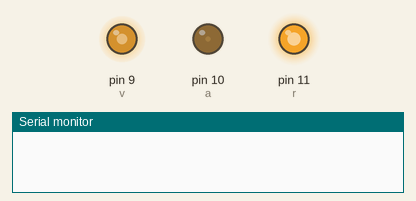
Simulated run of this sketch. Board: Arduino Uno, built with avr-gcc and run on an emulated ATmega328P. Shown: output pins drawn as LEDs (lit = HIGH), the last lines printed to the serial monitor. Random numbers use the default seed unless the sketch sets one.

Above: at 0.1 s.
At 5.11 s:
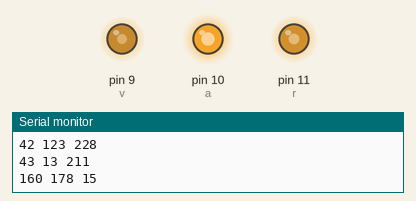
At 10.13 s:
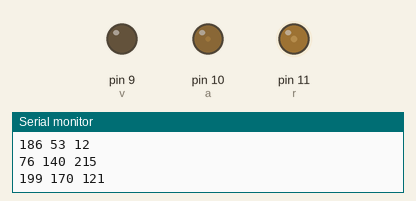
At 19.97 s:
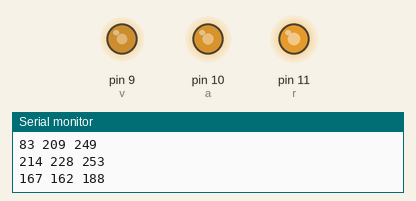
At 29.81 s:
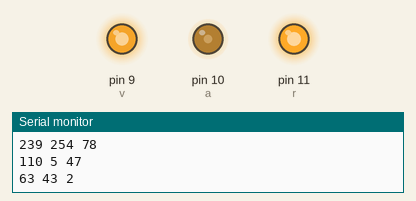
At 39.85 s:
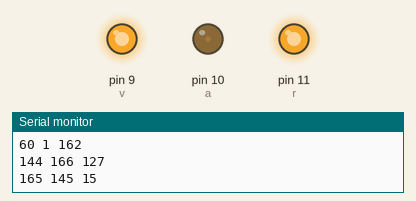
Timing chart, 0 to 40.0 s (numbered marks = the images above):
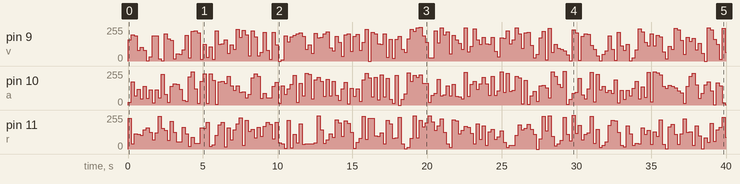

The sketch:

code.ino
```cpp
int r=11;
int a=10;
int v=9;

int i;

int x=0;
int y=0;
int z=0;

void setup()
{
  for(i=9;i<12;i=i+1){
    pinMode(i, OUTPUT);}
  Serial.begin(9600);
}

void loop()
{
  x=random(255);
  y=random(255);
  z=random(255);

  color(x,y,z);
  color_print(x,y,z);
}

void color(int R,int A,int V){
  analogWrite(r, R);
  analogWrite(a, A);
  analogWrite(v, V);
  delay(200);}

void color_print(int R, int A, int V){
  Serial.print(R);
  Serial.print(" ");
  Serial.print(A);
  Serial.print(" ");
  Serial.print(V);
  Serial.println("");}
```

Measured:
- by itself, pin 9 (v): 0/255 → 158/255 at 0.00 s, → 197/255 0.20 s later, → 188/255 0.20 s later, → 80/255 0.20 s later, … (200 changes in this stretch)
- by itself, pin 10 (a): 0/255 → 19/255 at 0.00 s, → 175/255 0.20 s later, → 68/255 0.20 s later, → 120/255 0.20 s later, … (200 changes in this stretch)
